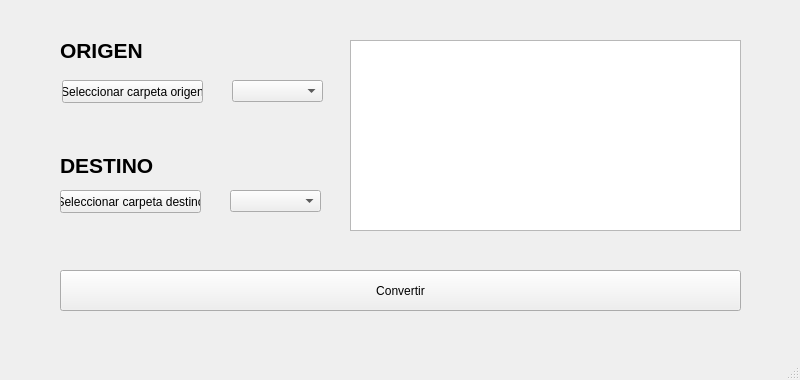
<?xml version="1.0" encoding="UTF-8"?>
<ui version="4.0">
 <class>MainWindow</class>
 <widget class="QMainWindow" name="MainWindow">
  <property name="geometry">
   <rect>
    <x>0</x>
    <y>0</y>
    <width>800</width>
    <height>380</height>
   </rect>
  </property>
  <property name="windowTitle">
   <string>MainWindow</string>
  </property>
  <widget class="QWidget" name="centralwidget">
   <widget class="QPushButton" name="btnOrigen">
    <property name="geometry">
     <rect>
      <x>62</x>
      <y>80</y>
      <width>141</width>
      <height>23</height>
     </rect>
    </property>
    <property name="text">
     <string>Seleccionar carpeta origen</string>
    </property>
   </widget>
   <widget class="QPushButton" name="btnDestino">
    <property name="geometry">
     <rect>
      <x>60</x>
      <y>190</y>
      <width>141</width>
      <height>23</height>
     </rect>
    </property>
    <property name="text">
     <string>Seleccionar carpeta destino</string>
    </property>
   </widget>
   <widget class="QPushButton" name="btnConvert">
    <property name="geometry">
     <rect>
      <x>60</x>
      <y>270</y>
      <width>681</width>
      <height>41</height>
     </rect>
    </property>
    <property name="text">
     <string>Convertir</string>
    </property>
   </widget>
   <widget class="QComboBox" name="cmbInput">
    <property name="geometry">
     <rect>
      <x>232</x>
      <y>80</y>
      <width>91</width>
      <height>22</height>
     </rect>
    </property>
   </widget>
   <widget class="QComboBox" name="cmbOutput">
    <property name="geometry">
     <rect>
      <x>230</x>
      <y>190</y>
      <width>91</width>
      <height>22</height>
     </rect>
    </property>
   </widget>
   <widget class="QLabel" name="label">
    <property name="geometry">
     <rect>
      <x>60</x>
      <y>30</y>
      <width>101</width>
      <height>41</height>
     </rect>
    </property>
    <property name="font">
     <font>
      <pointsize>16</pointsize>
      <weight>75</weight>
      <bold>true</bold>
     </font>
    </property>
    <property name="text">
     <string>ORIGEN</string>
    </property>
   </widget>
   <widget class="QLabel" name="label_2">
    <property name="geometry">
     <rect>
      <x>60</x>
      <y>150</y>
      <width>131</width>
      <height>31</height>
     </rect>
    </property>
    <property name="font">
     <font>
      <pointsize>16</pointsize>
      <weight>75</weight>
      <bold>true</bold>
     </font>
    </property>
    <property name="text">
     <string>DESTINO</string>
    </property>
   </widget>
   <widget class="QTextEdit" name="txtLog">
    <property name="geometry">
     <rect>
      <x>350</x>
      <y>40</y>
      <width>391</width>
      <height>191</height>
     </rect>
    </property>
   </widget>
  </widget>
  <widget class="QMenuBar" name="menubar">
   <property name="geometry">
    <rect>
     <x>0</x>
     <y>0</y>
     <width>800</width>
     <height>21</height>
    </rect>
   </property>
  </widget>
  <widget class="QStatusBar" name="statusbar"/>
 </widget>
 <resources/>
 <connections/>
</ui>
